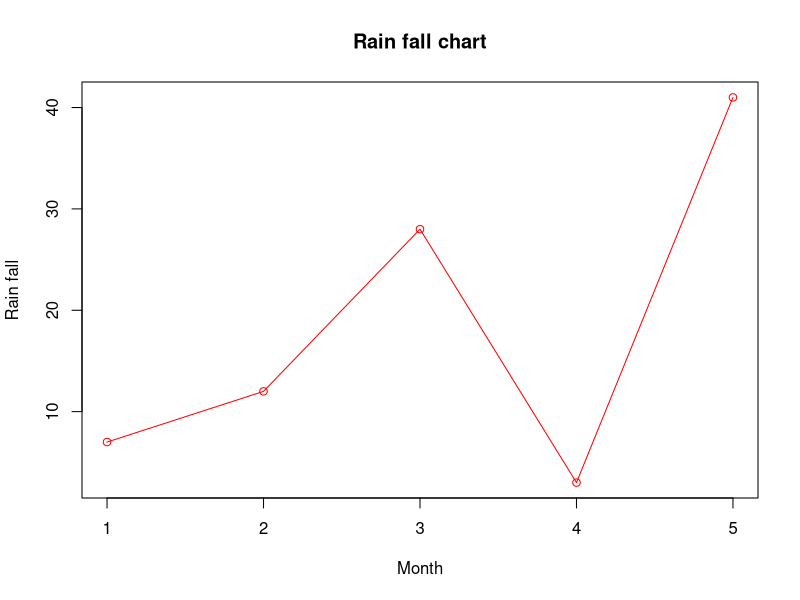

Source code (R):
# Create the data for the chart.
v <- c(7,12,28,3,41)

# Give the chart file a name.
png(file = "line_chart_label_colored.jpg")

# Plot the bar chart.
plot(v,type = "o", col = "red", xlab = "Month", ylab = "Rain fall",
     main = "Rain fall chart")

# Save the file.
dev.off()
